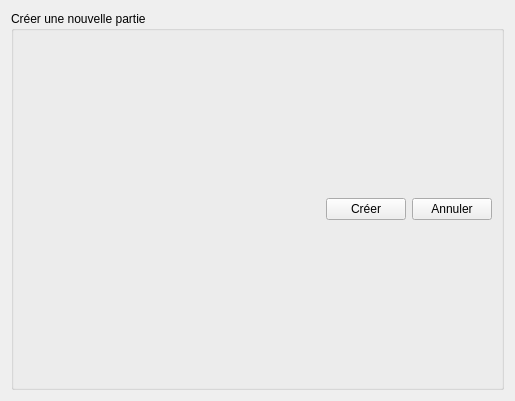
<?xml version="1.0" encoding="UTF-8"?>
<ui version="4.0">
 <class>CreateNetworkGame</class>
 <widget class="QWidget" name="CreateNetworkGame">
  <property name="geometry">
   <rect>
    <x>0</x>
    <y>0</y>
    <width>515</width>
    <height>401</height>
   </rect>
  </property>
  <property name="windowTitle">
   <string>Form</string>
  </property>
  <layout class="QVBoxLayout" name="verticalLayout">
   <item>
    <widget class="QGroupBox" name="groupBox">
     <property name="title">
      <string>Créer une nouvelle partie</string>
     </property>
     <layout class="QVBoxLayout" name="verticalLayout_2">
      <item>
       <layout class="QHBoxLayout" name="horizontalLayout">
        <item>
         <spacer name="horizontalSpacer">
          <property name="orientation">
           <enum>Qt::Horizontal</enum>
          </property>
          <property name="sizeHint" stdset="0">
           <size>
            <width>40</width>
            <height>20</height>
           </size>
          </property>
         </spacer>
        </item>
        <item>
         <widget class="QPushButton" name="buttonCreate">
          <property name="text">
           <string>Créer</string>
          </property>
         </widget>
        </item>
        <item>
         <widget class="QPushButton" name="buttonCancel">
          <property name="text">
           <string>Annuler</string>
          </property>
         </widget>
        </item>
       </layout>
      </item>
     </layout>
    </widget>
   </item>
  </layout>
 </widget>
 <resources/>
 <connections/>
</ui>
